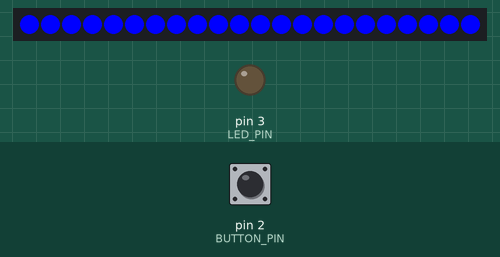
Bench run of a sketch on a simulated Arduino Uno, built with avr-gcc and run on an emulated ATmega328P. On the bench: 22 RGB LEDs in strip order, left to right, output pins drawn as LEDs (lit = HIGH). Inputs (shaded band) come from the test bench; at power-on: pin 2 (BUTTON_PIN) HIGH.

Above: at 1.1 s.
2.7 s: pin 2 (BUTTON_PIN) pulled LOW for 0.15 s
At 3.7 s:
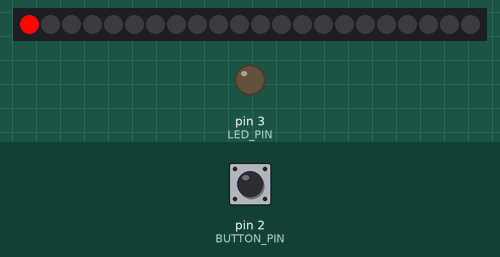
5.5 s: pin 2 (BUTTON_PIN) pulled LOW for 1 s
7.1 s: pin 2 (BUTTON_PIN) pulled LOW for 0.15 s
At 7.65 s:
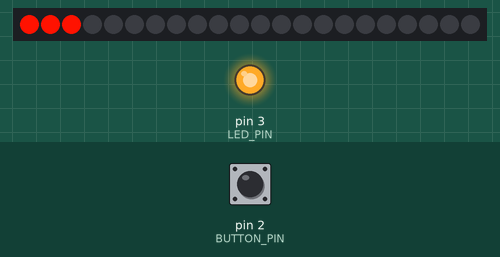
7.8 s: pin 2 (BUTTON_PIN) pulled LOW for 1 s
At 44.8 s:
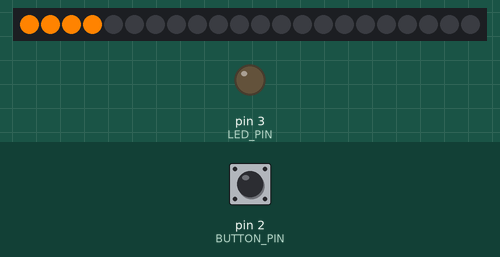
Timing chart, 0 to 46.6 s (numbered marks = the images above; inputs shaded):
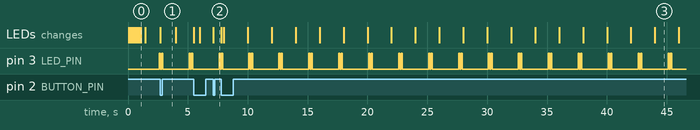

Measured:
- after the input at 2.7 s, the LEDs: change at once (image 1)
- after the input at 7.1 s, the LEDs: change at once (image 2)
- by itself, pin 3 (LED_PIN): repeats every 2.5 s: LOW 2.2 s, HIGH 0.10 s, LOW 0.10 s, HIGH 0.10 s

The sketch:

LED_Goals.ino
```cpp
#include <Adafruit_NeoPixel.h>

const int BUTTON_PIN = 2;  // Button connected to D2
const int LED_PIN = 3;     // LED connected to D3
const int NEO_PIXEL_PIN = 6; // NeoPixel strip connected to D6
const int NUM_PIXELS = 22; // Number of LEDs in the strip
const int DEBOUNCE = 100; // 100ms debounce delay
const int AUTO_INCREMENT_DELAY = 115200000; // 32 hours to auto inrcement LED
const int RAINBOW_STROBE_DELAY = 75;

Adafruit_NeoPixel strip(NUM_PIXELS, NEO_PIXEL_PIN, NEO_GRB + NEO_KHZ800);

static bool prev_button_state = HIGH;
static int pixels_on = 0;
static int hue = 0; // Hue value for gradual color change
static unsigned long prev_auto_increment = 0; // Time of last increment
static unsigned long last_hue_update = 0;
static unsigned long last_button_time = 0;
static unsigned long prev_hb_time = 0;
static unsigned long curr_time = 0;

void await_reset()
{
    static int pixel_offset = 0;
    static int window_size = 5;
    static int num_pixels_lit = 0;
    unsigned long strobe_time = millis();
    bool button_state = digitalRead(BUTTON_PIN);

    digitalWrite(LED_PIN, HIGH);

    // Wait for button press to reset system. Rainbow strobe while we wait.
    while (!(button_state = digitalRead(BUTTON_PIN))) {

        if (millis() - strobe_time >= RAINBOW_STROBE_DELAY) {
            strobe_time = millis();
            hue = (hue + 10) % 256;

            // Sliding window of pixels logic
            if (num_pixels_lit < window_size) {
                num_pixels_lit++;
            } else {
                pixel_offset = (pixel_offset + 1) % NUM_PIXELS;
            }
        }

        for (int i = 0; i < NUM_PIXELS; i++) {
            int actual_pixel = (i + pixel_offset) % NUM_PIXELS;  // Wrap-around logic

            // If the pixel is within the window, set its color
            if (i < num_pixels_lit) {
                uint32_t color = strip.ColorHSV(hue * 256, 255, 255);  // Hue applied here
                strip.setPixelColor(actual_pixel, color);
            }
        }

        strip.show();
    }

    // Restart program
    setup();
}

void startupSequence()
{
    for (int i = 0; i < NUM_PIXELS; i++) {
        strip.setPixelColor(i, strip.Color(0, 0, 255)); // Blue
        strip.show();
        delay(50);
    }
    delay(300);
}

void setup()
{
    pinMode(BUTTON_PIN, INPUT_PULLUP);  // Use internal pull-up
    pinMode(LED_PIN, OUTPUT);
    pixels_on = 0;
    strip.begin();
    digitalWrite(LED_PIN, LOW);
    startupSequence();
    strip.clear();
    strip.show();
}

void loop()
{
    // Base case, if the pixels are filled, we do nothing until the button is pressed
    if (pixels_on >= NUM_PIXELS) {
        await_reset();
    }

    // millis() is 32-bits, will overflow at 4294967295 milliseconds
    //
    // We don't need to worry about the rollover because the comparrison of the threshold
    // will also overflow due to the use of unsigned ints and the comparrison will still
    // work.
    curr_time = millis();

    // Handle LED pulsing (heartbeat)
    heartbeat();

    // Handle button press to manually increment NeoPixel count
    bool button_state = digitalRead(BUTTON_PIN);
    if (button_state == LOW && prev_button_state == HIGH) { // Detect button press
        if (curr_time - last_button_time > DEBOUNCE) {
            incrementPixelCount();
            prev_auto_increment = curr_time;
            last_button_time = curr_time;
        }
    }
    prev_button_state = button_state;

    // Automatically increment pixel count
    if (curr_time - prev_auto_increment >= AUTO_INCREMENT_DELAY) {
        prev_auto_increment = curr_time;
        incrementPixelCount();
    }

    // Gradually cycle through colors (slower strobe effect)
    if (curr_time - last_hue_update >= 2000) { // 2 second color transition
        last_hue_update = curr_time;
        hue = (hue + 1) % 256; // Cycle through color spectrum
    }

    // Update pixels with new values
    updateNeoPixels(hue);
}

static bool blink_routine = false;
static long last_blink = 0;
static int blink_count = 0;
static bool led_on = false;

// heartbeat to show device activity, without using delay()
void heartbeat()
{
    if (curr_time - prev_hb_time >= 2500) {
        blink_routine = true;
        last_blink = curr_time;
        prev_hb_time = curr_time;
    }

    if (blink_routine == true) {
        if (curr_time - last_blink >= 100) {
            led_on = !led_on;
            digitalWrite(LED_PIN, led_on ? HIGH : LOW);
            last_blink = curr_time;
            blink_count++;
        }

        if (blink_count >= 4) {
          blink_routine = false;
          blink_count = 0;
        }
    }
}

void incrementPixelCount() {
    pixels_on = (pixels_on + 1) % (NUM_PIXELS + 1);
}

void updateNeoPixels(int hue) {
    uint32_t color = strip.ColorHSV(hue * 256, 255, 255); // Convert hue to RGB
    for (int i = 0; i < pixels_on; i++) {
        strip.setPixelColor(i, color);
    }
    strip.show();
}
```
